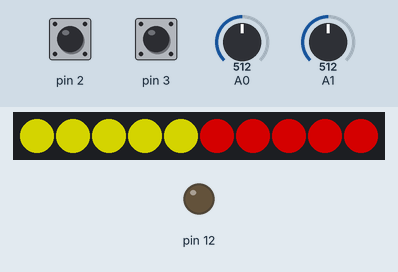
Recording of a sketch running on a simulated Arduino Uno, built with avr-gcc and run on an emulated ATmega328P. Parts: 10 RGB LEDs in strip order, left to right, output pins drawn as LEDs (lit = HIGH). Inputs (shaded band) come from the test bench; at power-on: A1 = 512, A0 = 512, pin 2 HIGH, pin 3 HIGH. Dim RGB values are drawn brighter than linear; what the sketch prints to the serial monitor is not drawn.

Above: at 1.2 s.
1.3 s: A1 set to 368
2.8 s: A1 set to 340
At 3.4 s:
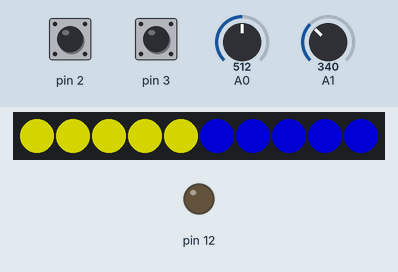
4.5 s: A0 set to 42
6.0 s: A0 set to 36
At 7.5 s:
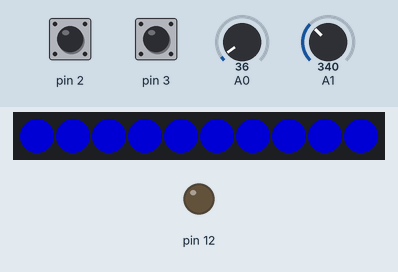
Timing chart, 0 to 9.0 s (numbered marks = the images above; inputs shaded):
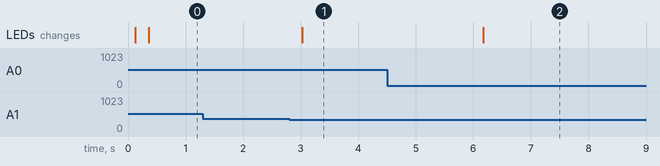

The sketch:

Correct_laser_cutter_telemetry.ino
```cpp
#include <Adafruit_NeoPixel.h>
#ifdef __AVR__
  #include <avr/power.h>
#endif

#define PIN            9
// How many NeoPixels are attached to the Arduino?
#define NUMPIXELS      10
Adafruit_NeoPixel strip = Adafruit_NeoPixel(NUMPIXELS, PIN, NEO_GRB + NEO_KHZ800);
unsigned long time0;
unsigned long time1;
unsigned long timeLimit = 7000;

int delayval = 50; // delay for half a second
float avg0;
float avg1;
bool isOpen0 = true;
bool isOpen1 = true;
bool lightOff0 = 0;
bool lightOff1 = 0; //------------------
//static uint32_t lightOff1 = 0; //------------------

void setup() {
  pinMode(A0, INPUT_PULLUP);
  pinMode(A1, INPUT_PULLUP);
  pinMode(A2, INPUT_PULLUP);
  pinMode(2, INPUT_PULLUP);
  pinMode(3, INPUT_PULLUP);
  pinMode(4, INPUT_PULLUP);
  pinMode(12, OUTPUT);
  Serial.begin(9600);
  Serial.println("Hello");
  strip.begin();
  strip.show();
}

void loop() {
  // Photocell 0 ---------------------
  //Serial.println(analogRead(A0));
  if (analogRead(A0)>=40){
    if ((millis()-time0) >= timeLimit){
      lightOff0 = 0;
    }
  }
  else {
    lightOff0 = 1;
    time0 = millis();
  }
  // Photocell 1 ---------------------
  //Serial.println(analogRead(A1));
  if (analogRead(A1)>=350){
    if ((millis()-time1)>= timeLimit){
      lightOff1 = 0;
    }
  }
  else {
    lightOff1 = 1;
    time1 = millis();
  }
  //Tilt Sensor 0 --------------
  int val0 = digitalRead(2)*100;
//  int val0 = analogRead(A1);
  avg0 = ((3.0*avg0)+val0)/4.0;

  if (avg0 > 50) {
    isOpen0 = false;
  }
  else {
    isOpen0 = true;
    //lightOff = 0;
  }

  //Tilt Sensor 1 -------------
  int val1 = digitalRead(3)*100;
//  int val1 = analogRead(A1);
  avg1 = ((3.0*avg1)+val1)/4.0;

  if (avg1 > 50) {
    isOpen1 = true;
  }
  else {
    isOpen1 = false;
    //lightOff = 0;
  }
  delay(90);
//  Serial.println(!isOpen1*8 + !lightOff1*4 + !isOpen0*2 + !lightOff0,BIN);
  Serial.write(!isOpen1*8 + !lightOff1*4 + !isOpen0*2 + !lightOff0);
  int Brightness = 128;
  int RED0 = !lightOff0 * Brightness;
  int GRN0 = !lightOff0 * !isOpen0 * Brightness;
  int BLU0 = lightOff0 * Brightness;
  int RED1 = !lightOff1 * Brightness;
  int GRN1 = !lightOff1 * !isOpen1 * Brightness;
  int BLU1 = lightOff1 * Brightness;
  colorWipe(strip.Color(RED0, GRN0, BLU0),strip.Color(RED1, GRN1, BLU1), 30);
}

// Fill the dots one after the other with a color
void colorWipe(uint32_t c,uint32_t d, uint8_t wait) {
  for(uint16_t i=0; i<strip.numPixels()/2; i++) {
      strip.setPixelColor(i, c);
      strip.setPixelColor(i+5, d);
  }
  delay(wait);
  strip.show();
 }
```

Measured:
- the behaviour switches between 350 and 349 on A1 (found by bisection; images 0 and 1)
- the behaviour switches between 40 and 39 on A0 (found by bisection; images 1 and 2)
- after the input at 1.3 s, every drawn part: stays the same
- after the input at 2.8 s, the LEDs: change after 0.23 s (image 1)
- after the input at 4.5 s, every drawn part: stays the same
- after the input at 6.0 s, the LEDs: change after 0.17 s (image 2)
